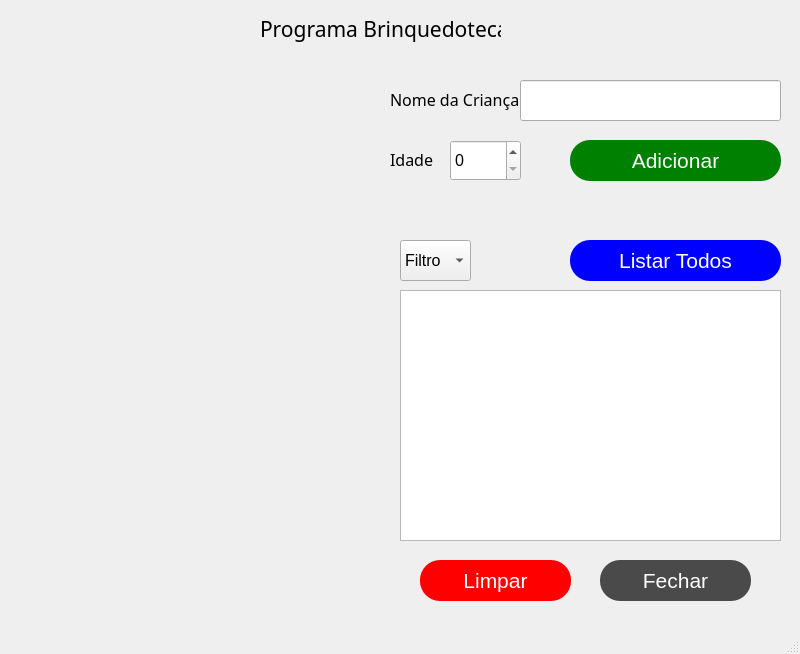
<?xml version="1.0" encoding="UTF-8"?>
<ui version="4.0">
 <class>janela</class>
 <widget class="QMainWindow" name="janela">
  <property name="geometry">
   <rect>
    <x>0</x>
    <y>0</y>
    <width>800</width>
    <height>654</height>
   </rect>
  </property>
  <property name="windowTitle">
   <string>MainWindow</string>
  </property>
  <widget class="QWidget" name="centralwidget">
   <widget class="QLabel" name="label">
    <property name="geometry">
     <rect>
      <x>260</x>
      <y>10</y>
      <width>241</width>
      <height>41</height>
     </rect>
    </property>
    <property name="font">
     <font>
      <family>Noto Sans Arabic</family>
      <pointsize>16</pointsize>
     </font>
    </property>
    <property name="text">
     <string>Programa Brinquedoteca</string>
    </property>
    <property name="scaledContents">
     <bool>false</bool>
    </property>
   </widget>
   <widget class="QLabel" name="label_2">
    <property name="geometry">
     <rect>
      <x>30</x>
      <y>80</y>
      <width>341</width>
      <height>521</height>
     </rect>
    </property>
    <property name="text">
     <string/>
    </property>
    <property name="pixmap">
     <pixmap>foto 2.webp</pixmap>
    </property>
    <property name="scaledContents">
     <bool>false</bool>
    </property>
   </widget>
   <widget class="QLabel" name="label_3">
    <property name="geometry">
     <rect>
      <x>390</x>
      <y>80</y>
      <width>141</width>
      <height>41</height>
     </rect>
    </property>
    <property name="font">
     <font>
      <family>Noto Sans Arabic</family>
      <pointsize>12</pointsize>
     </font>
    </property>
    <property name="text">
     <string>Nome da Criança</string>
    </property>
    <property name="scaledContents">
     <bool>false</bool>
    </property>
   </widget>
   <widget class="QLabel" name="label_4">
    <property name="geometry">
     <rect>
      <x>390</x>
      <y>140</y>
      <width>141</width>
      <height>41</height>
     </rect>
    </property>
    <property name="font">
     <font>
      <family>Noto Sans Arabic</family>
      <pointsize>12</pointsize>
     </font>
    </property>
    <property name="text">
     <string>Idade</string>
    </property>
    <property name="scaledContents">
     <bool>false</bool>
    </property>
   </widget>
   <widget class="QSpinBox" name="idade">
    <property name="geometry">
     <rect>
      <x>450</x>
      <y>140</y>
      <width>71</width>
      <height>41</height>
     </rect>
    </property>
    <property name="font">
     <font>
      <pointsize>12</pointsize>
     </font>
    </property>
   </widget>
   <widget class="QPushButton" name="btn_adicionar">
    <property name="geometry">
     <rect>
      <x>570</x>
      <y>140</y>
      <width>211</width>
      <height>41</height>
     </rect>
    </property>
    <property name="font">
     <font>
      <pointsize>16</pointsize>
     </font>
    </property>
    <property name="styleSheet">
     <string notr="true">border-radius: 20px;
background: green;
color: white</string>
    </property>
    <property name="text">
     <string>Adicionar</string>
    </property>
   </widget>
   <widget class="QPushButton" name="btn_listar">
    <property name="geometry">
     <rect>
      <x>570</x>
      <y>240</y>
      <width>211</width>
      <height>41</height>
     </rect>
    </property>
    <property name="font">
     <font>
      <pointsize>16</pointsize>
     </font>
    </property>
    <property name="styleSheet">
     <string notr="true">border-radius: 20px;
background: blue;
color: white</string>
    </property>
    <property name="text">
     <string>Listar Todos</string>
    </property>
   </widget>
   <widget class="QPushButton" name="btn_limpar">
    <property name="geometry">
     <rect>
      <x>420</x>
      <y>560</y>
      <width>151</width>
      <height>41</height>
     </rect>
    </property>
    <property name="font">
     <font>
      <pointsize>16</pointsize>
     </font>
    </property>
    <property name="styleSheet">
     <string notr="true">border-radius: 20px;
background: red;
color: white</string>
    </property>
    <property name="text">
     <string>Limpar</string>
    </property>
   </widget>
   <widget class="QPushButton" name="btn_fechar">
    <property name="geometry">
     <rect>
      <x>600</x>
      <y>560</y>
      <width>151</width>
      <height>41</height>
     </rect>
    </property>
    <property name="font">
     <font>
      <pointsize>16</pointsize>
     </font>
    </property>
    <property name="styleSheet">
     <string notr="true">border-radius: 20px;
background: rgb(74, 74, 74);
color: white</string>
    </property>
    <property name="text">
     <string>Fechar</string>
    </property>
   </widget>
   <widget class="QListWidget" name="lista">
    <property name="geometry">
     <rect>
      <x>400</x>
      <y>290</y>
      <width>381</width>
      <height>251</height>
     </rect>
    </property>
    <property name="font">
     <font>
      <pointsize>12</pointsize>
     </font>
    </property>
   </widget>
   <widget class="QLineEdit" name="nome">
    <property name="geometry">
     <rect>
      <x>520</x>
      <y>80</y>
      <width>261</width>
      <height>41</height>
     </rect>
    </property>
    <property name="font">
     <font>
      <pointsize>12</pointsize>
     </font>
    </property>
   </widget>
   <widget class="QComboBox" name="filtro">
    <property name="geometry">
     <rect>
      <x>400</x>
      <y>240</y>
      <width>71</width>
      <height>41</height>
     </rect>
    </property>
    <property name="font">
     <font>
      <pointsize>12</pointsize>
     </font>
    </property>
    <property name="editable">
     <bool>false</bool>
    </property>
    <property name="currentText">
     <string>Filtro</string>
    </property>
    <item>
     <property name="text">
      <string>Filtro</string>
     </property>
    </item>
   </widget>
  </widget>
  <widget class="QMenuBar" name="menubar">
   <property name="geometry">
    <rect>
     <x>0</x>
     <y>0</y>
     <width>800</width>
     <height>21</height>
    </rect>
   </property>
  </widget>
  <widget class="QStatusBar" name="statusbar"/>
 </widget>
 <resources/>
 <connections/>
</ui>
